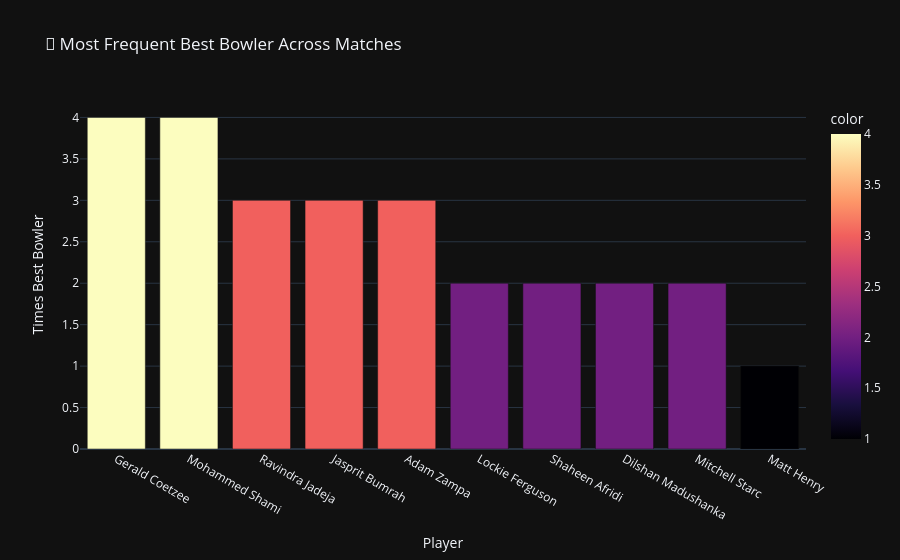

Notebook source saved alongside this figure:
### Code cell
# ── Most frequent best bowler ──
top_bowler_counts = best_bowlers['Bowler_Name'].value_counts().head(10)
print("\n🌟 Players who were the best bowler most often:\n")
print(top_bowler_counts.to_string())

fig = px.bar(x=top_bowler_counts.index, y=top_bowler_counts.values,
             labels={'x':'Player','y':'Times Best Bowler'},
             title='🎯 Most Frequent Best Bowler Across Matches',
             color=top_bowler_counts.values,
             color_continuous_scale='Magma')
fig.update_layout(template='plotly_dark', showlegend=False)
fig.show()

### Figure 1 — Plotly figure (JSON) as saved in the notebook; plotly's stock layout.template omitted (floating-point values rounded to 4 significant figures)
{"data": [{"hovertemplate": "Player=%{x}<br>Times Best Bowler=%{y}<br>color=%{marker.color}<extra></extra>", "legendgroup": "", "marker": {"color": [4, 4, 3, 3, 3, 2, 2, 2, 2, 1], "coloraxis": "coloraxis", "pattern": {"shape": ""}}, "name": "", "orientation": "v", "showlegend": false, "textposition": "auto", "type": "bar", "x": ["Gerald Coetzee", "Mohammed Shami", "Ravindra Jadeja", "Jasprit Bumrah", "Adam Zampa", "Lockie Ferguson", "Shaheen Afridi", "Dilshan Madushanka", "Mitchell Starc", "Matt Henry"], "xaxis": "x", "y": [4, 4, 3, 3, 3, 2, 2, 2, 2, 1], "yaxis": "y"}], "layout": {"barmode": "relative", "coloraxis": {"colorbar": {"title": {"text": "color"}}, "colorscale": [[0, "#000004"], [0.1111, "#180f3d"], [0.2222, "#440f76"], [0.3333, "#721f81"], [0.4444, "#9e2f7f"], [0.5556, "#cd4071"], [0.6667, "#f1605d"], [0.7778, "#fd9668"], [0.8889, "#feca8d"], [1, "#fcfdbf"]]}, "legend": {"tracegroupgap": 0}, "showlegend": false, "title": {"text": "🎯 Most Frequent Best Bowler Across Matches"}, "xaxis": {"anchor": "y", "domain": [0, 1], "title": {"text": "Player"}}, "yaxis": {"anchor": "x", "domain": [0, 1], "title": {"text": "Times Best Bowler"}}}}
